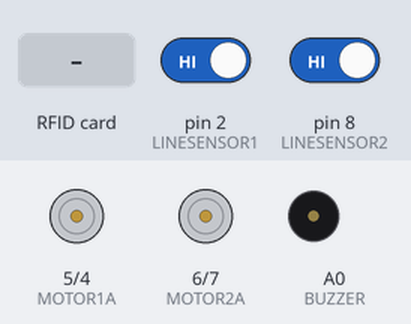
The sketch below on a simulated Arduino Uno, built with avr-gcc and run on an emulated ATmega328P. Parts: motor-driver pin pairs drawn as motors (green arrow = first pin HIGH = forward, orange = second pin HIGH = backward, longer = more drive), buzzer (waves = sounding). The test bench sets the inputs (shaded band); at power-on: pin 2 (LINESENSOR1) HIGH, pin 8 (LINESENSOR2) HIGH.

Above: at 1.2 s.
1.3 s: pin 2 (LINESENSOR1) driven LOW
At 1.7 s:
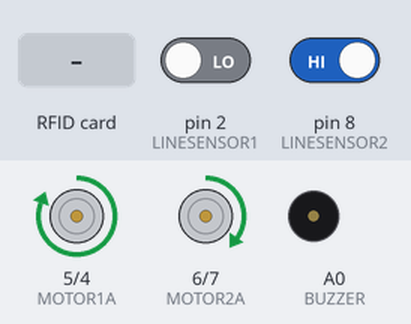
2.8 s: RFID card 59 7A 06 18 held to the reader
At 3.5 s:
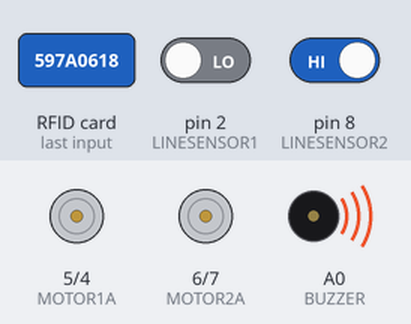
5.3 s: pin 8 (LINESENSOR2) driven LOW
At 6.0 s:
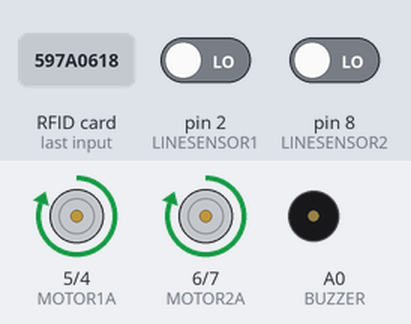
6.8 s: pin 2 (LINESENSOR1) driven HIGH
At 8.0 s:
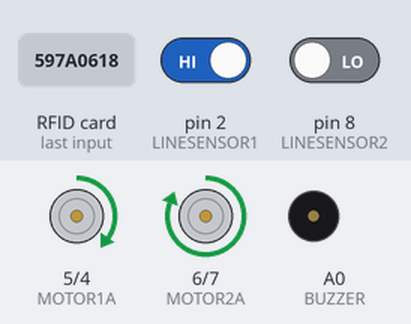
8.3 s: pin 2 (LINESENSOR1) driven LOW
At 9.3 s:
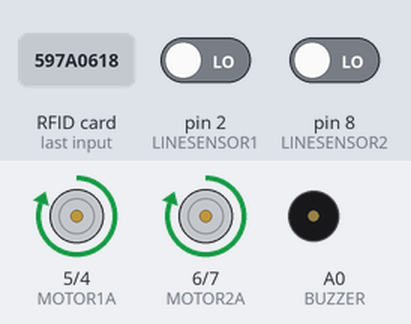
9.8 s: pin 8 (LINESENSOR2) driven HIGH
At 10.9 s:
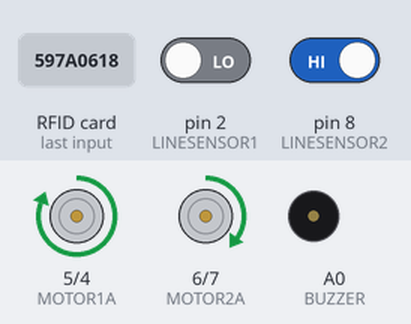
Timing chart, 0 to 12.3 s (numbered marks = the images above; inputs shaded):
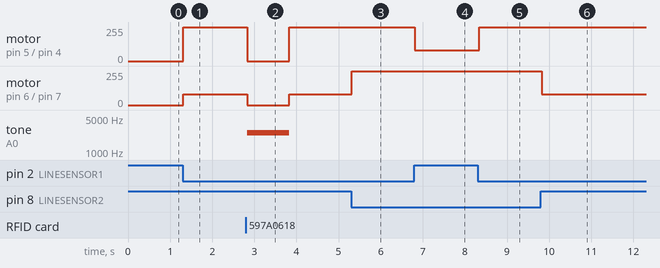

The sketch:

followerRFID.ino
```cpp
#include <SPI.h>
#include <MFRC522.h>

#define LINESENSOR1 2
#define LINESENSOR2 8
#define BUZZER A0
#define MOTOR1A 5
#define MOTOR1B 4
#define MOTOR2A 6
#define MOTOR2B 7
#define RFID_SDA 10
#define RFID_SCK 13
#define RFID_MOSI 11
#define RFID_MISO 12
#define RFID_RST 9

#define STOP_TIME 3000
#define BEEP_LENGTH 200
#define MINIMUM_TIME_BETWEEN_CARDS 2000

MFRC522 mfrc522(10, 9);
long int last_card_read;

#define COMMANDS_LENGTH 4
char* Type[4]={"Stop", "Beep&stop", "Beep&ignore", "Stop"};
int Value[4]={3000, 1000, 0, 5000};
char* CardID[4]={"62 DE 2B 51", "59 7A 06 18", "ED B9 E0 2B", "83 87 3B 2E"};


void setup() {
 SPI.begin();
 mfrc522.PCD_Init();
  pinMode(LINESENSOR1, INPUT);
  pinMode(LINESENSOR2, INPUT);
  pinMode(BUZZER, OUTPUT);
  pinMode(MOTOR1A, OUTPUT);
  pinMode(MOTOR1B, OUTPUT);
  pinMode(MOTOR2A, OUTPUT);
  pinMode(MOTOR2B, OUTPUT);

}

void loop() {
  if(digitalRead(LINESENSOR1) == LOW && digitalRead(LINESENSOR2) == LOW ){
  Forward();
}
else if(digitalRead(LINESENSOR1) == LOW && digitalRead(LINESENSOR2) == HIGH ){
Left();
delay(20);
}
else if(digitalRead(LINESENSOR1) == HIGH && digitalRead(LINESENSOR2) == LOW ){
Right();
delay(20);
}
else if (digitalRead(LINESENSOR1)==HIGH && digitalRead(LINESENSOR2)==HIGH){
  Stop();
  delay(20);
}


if(millis() - last_card_read >= MINIMUM_TIME_BETWEEN_CARDS){

if ( ! mfrc522.PICC_IsNewCardPresent()){
    return;
  }

if ( ! mfrc522.PICC_ReadCardSerial()) {
    return;
  }


String content= "";
  for (byte i = 0; i < mfrc522.uid.size; i++) {
     Serial.print(mfrc522.uid.uidByte[i] < 0x10 ? " 0" : " ");
     Serial.print(mfrc522.uid.uidByte[i], HEX);
     content.concat(String(mfrc522.uid.uidByte[i] < 0x10 ? " 0" : " "));
     content.concat(String(mfrc522.uid.uidByte[i], HEX));
  }
  content.toUpperCase();
  content = content.substring(1);


for(int a = 0; a < COMMANDS_LENGTH; a++){
    last_card_read = millis();

if(content == CardID[a]){
      if(Type[a] == "Stop"){
        tone(BUZZER, 2000);
        Stop();
        delay(Value[a]);
        noTone(BUZZER);
      }else if(Type[a] == "Beep&stop"){
        tone(BUZZER, 2500);
        Stop();
        delay(Value[a]);
        noTone(BUZZER);
      }else if(Type[a] == "Beep&ignore"){
        Stop();
        tone(BUZZER, 950);
        delay(500);
        noTone(BUZZER);
      }else if(Type[a] == "Ignore"){

      }
  }
  }
}
}


void Forward(){
  digitalWrite(MOTOR1A, HIGH);
  digitalWrite(MOTOR1B,LOW);
  digitalWrite(MOTOR2A, HIGH);
  digitalWrite(MOTOR2B,LOW);

}

void Left(){
  analogWrite(MOTOR1A, 255);
  digitalWrite(MOTOR1B,LOW);
  analogWrite(MOTOR2A, 80);
  digitalWrite(MOTOR2B,LOW);
}

void Right(){
  analogWrite(MOTOR1A, 80);
  digitalWrite(MOTOR1B,LOW);
  analogWrite(MOTOR2A, 255);
  digitalWrite(MOTOR2B,LOW);
}

void Stop(){
  digitalWrite(MOTOR1A, LOW);
  digitalWrite(MOTOR1B, LOW);

  digitalWrite(MOTOR2A,LOW);
  digitalWrite(MOTOR2B, LOW);
}
```

followerwithoutRFID.ino
```cpp

```

Measured:
- after the input at 1.3 s, motor on pin 5 (MOTOR1A) / pin 4 (MOTOR1B): stopped → forward 255/255 at once; motor on pin 6 (MOTOR2A) / pin 7 (MOTOR2B): stopped → forward 80/255 at once
- after the input at 2.8 s, motor on pin 5 (MOTOR1A) / pin 4 (MOTOR1B): forward 255/255 → stopped at once, → forward 255/255 1.0 s later; motor on pin 6 (MOTOR2A) / pin 7 (MOTOR2B): forward 80/255 → stopped at once, → forward 80/255 1.0 s later; tone on A0 (BUZZER): silent → 2500 Hz at once, → silent 1.0 s later
- after the input at 5.3 s, motor on pin 6 (MOTOR2A) / pin 7 (MOTOR2B): forward 80/255 → forward 255/255 at once
- after the input at 6.8 s, motor on pin 5 (MOTOR1A) / pin 4 (MOTOR1B): forward 255/255 → forward 80/255 at once
- after the input at 8.3 s, motor on pin 5 (MOTOR1A) / pin 4 (MOTOR1B): forward 80/255 → forward 255/255 at once
- after the input at 9.8 s, motor on pin 6 (MOTOR2A) / pin 7 (MOTOR2B): forward 255/255 → forward 80/255 at once
